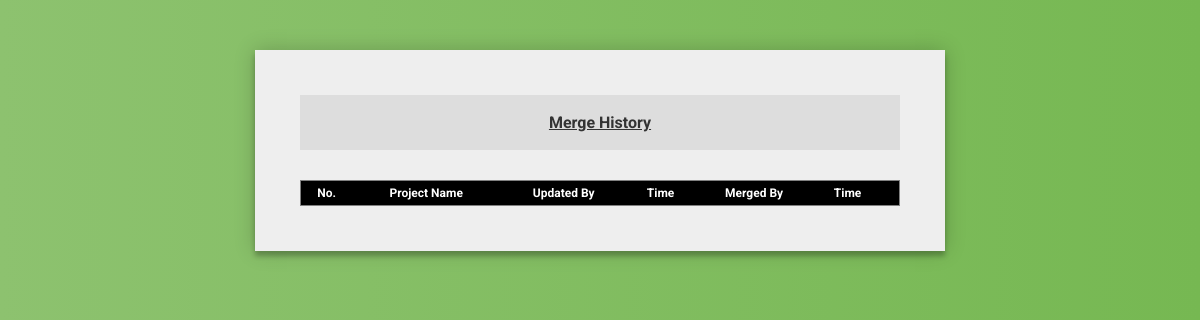
Page /merge_history (signed in) on the earlier database version.
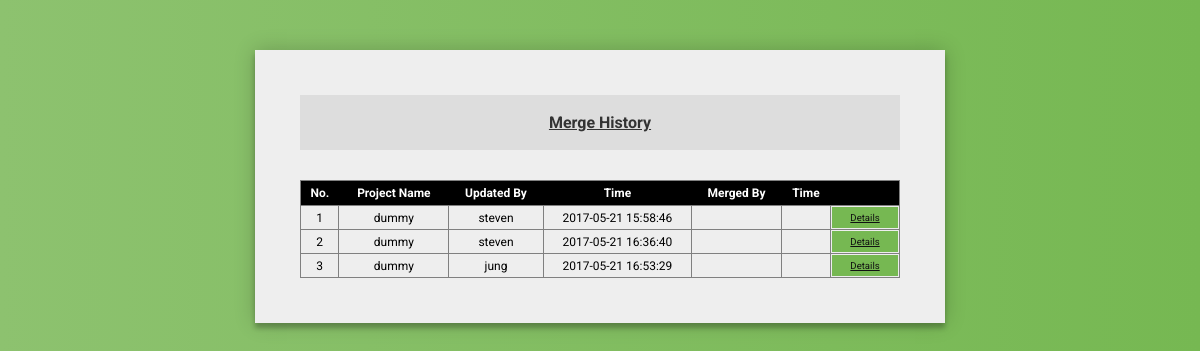
Same page on the later database version.
### tables this page shows
CREATE TABLE activity (
    id integer primary key autoincrement,
    project_name text not null,
    branch_name text not null,
    files_list text not null,
    updated_by text not null,
    updated_at text not null,
    notes text not null,
    merge_status integer not null,
    merge_notes text not null,
    revert_status integer not null,
    review_status integer not null,
    activity_status integer not null,
    activity_notes text not null
);

### mpoci.py (the view)
@app.route('/merge_history', methods=['GET','POST'])
def merge_history():
    if not len(session) and 'username' not in session.keys():
        return redirect(url_for('main_page'))
    error = None
    mergeHistory = None
    if request.method == 'GET':
        mergeHistory = query_db('select * from activity where merge_status = 1 order by updated_at',[])
        return render_template('merge_history.html', mergeHistory=mergeHistory)
    return render_template('merge_history.html')

### mpoci.py (called while the page is built)
def connect_db():
    rv = sqlite3.connect(app.config['DATABASE'])
    rv.row_factory = sqlite3.Row
    return rv

def get_db():
    if not hasattr(g, 'mpoci.db'):
        g.sqlite_db = connect_db()
    return g.sqlite_db

def query_db(query, args=(), one=False):
    db = get_db()
    db.text_factory = str
    cur = db.execute(query, args)
    rv = cur.fetchall()
    cur.close()
    return (rv[0] if rv else None) if one else rv

### templates/merge_history.html (shortened to what this page needs)
<!DOCTYPE html>
<head>
    <link rel="stylesheet" type="text/css" href="{{ url_for('static', filename='merge_history.css') }}" />
</head>
<body>
<div class="form">
  <form class="merge-history-form" action="../merge_history" method="POST">
  <label for="title-form">Merge History</label>
  <table class="merge-list" style="width:100%">
    <tr>
      <th>No.</th>
      <th>Project Name</th>
      <th>Updated By</th>
      <th>Time</th>
      <th>Merged By</th>
      <th>Time</th>
      <th colspan="2"></th>
    </tr>
    {% set number = [1] %}
    {% for history in mergeHistory %}
      {% if history.updated_by != 'rootadmin' %}
      <tr>
        <td>{{ number[0] }}</td>
        <td>{{ history.project_name }}</td>
        <td>{{ history.updated_by }}</td>
        <td>{{ history.updated_at }}</td>
        <td>{{ history.merge_by }}</td>
        <td>{{ history.merge_at }}</td>
        <td><a href="../activity_details?act_id={{ history.id }}" target="_blank" class="action_link"><span class="details">Details</span></a></td>
      </tr>
      {% endif %}
    {% endfor %}
  </table>
  </form>
</div>
</body>
</html>

### static/merge_history.css (style rules this page uses)
label[for="title-form"] { display: block; padding: 3% 0 3% 0; font-size: 1em; font-weight: bold; color: #333; width: 100%; margin: 0 0 5% 0; background: #ddd; text-decoration: underline; }
.form { position: relative; z-index: 1; background: #eee; max-width: 600px; margin: 50px auto 100px; padding: 45px; text-align: center; box-shadow: 0 0 20px 0 rgba(0, 0, 0, 0.2), 0 5px 5px 0 rgba(0, 0, 0, 0.24); }
.merge-list { border: 1px solid grey; border-collapse: collapse; font-size: 12px; font-family: "Roboto", sans-serif; }
.merge-list th { background-color: black; color: white; padding: 5px; }
.merge-list tr td { border: 1px solid grey; border-collapse: collapse; }
a.action_link, a.action_link:visited { color: #111; }
.details { display: block; padding: 5px 10px; font-size: 0.8em; color: #111; background: #76b852; }
body { background: #76b852; background: -webkit-linear-gradient(right, #76b852, #8DC26F); background: -moz-linear-gradient(right, #76b852, #8DC26F); background: -o-linear-gradient(right, #76b852, #8DC26F); background: linear-gradient(to left, #76b852, #8DC26F); font-family: "Roboto", sans-serif; -webkit-font-smoothing: antialiased; -moz-osx-font-smoothing: grayscale; }

Differences in the rows shown:
now on this page (row edited): activity: number "1", project_name "dummy", updated_by "steven", updated_at "2017-05-21 15:58:46"
added activity: number "2", project_name "dummy", updated_by "steven", updated_at "2017-05-21 16:36:40"
added activity: number "3", project_name "dummy", updated_by "jung", updated_at "2017-05-21 16:53:29"
